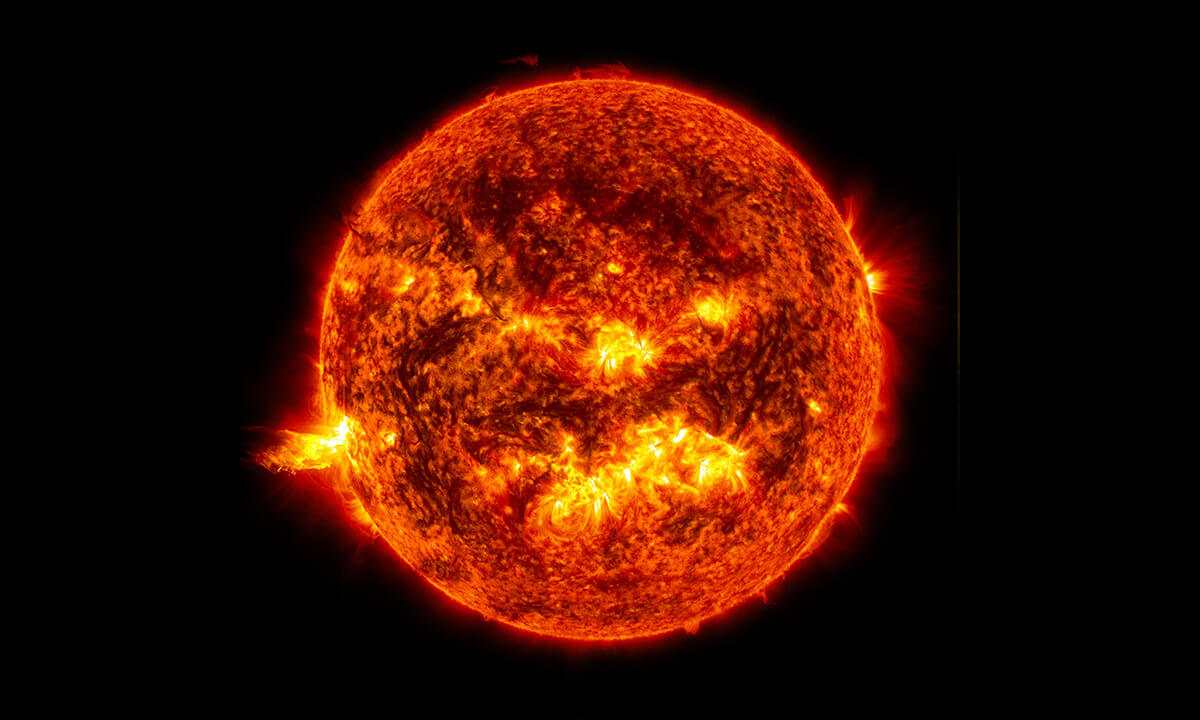
#> input picture data/images/sun.jpg, 1200 x 720 px
$ python 9_image_arithmetic.py
#> lines starting #> are read from the running program, lines starting #| are printed output that depends on the picture
#################################################################################################
#
# SPDX-License-Identifier: MIT
# Copyright (c) 2025 Nikunj Lad
#
# This script shows how to perform arithmetic operations like addition and subtraction on images.
# It also expands over the differences in Numpy and OpenCV based operations
#
#################################################################################################

__maintainer__ = "Nikunj Lad"

# import relevant libraries
import argparse
import cv2
import numpy as np
import sys
from pathlib import Path

DATA_DIR = Path(__file__).parent.parent / "data"

# Performing arithmetic operations using OpenCV causes values to be clipped if they go beyond 0 or 255.
# To understand above statement, consider if a pixel value of 100 is added to 200.
# The result is 300. But pixels cannot be larger than 255 in value.
# So OpenCV will clip the result of an addition operation to 255 if values go beyond it.
# Likewise, for a subtraction operation, say 100 is subtracted from 50 resulting in -50.
# OpenCV will clip the result at 0 and not give -50 since 0 is the lower bound for a pixel value.
# It is better to use OpenCV for arithmetic to avoid confusion.
addition = cv2.add(np.uint8([200]), np.uint8([100]))
subtraction = cv2.subtract(np.uint8([50]), np.uint8([100]))
print(f"Adding 100 and 200 using OpenCV = \n{addition}")
print(f"Subtracting 100 from 50 using OpenCV = \n{subtraction}")

# Numpy arithmetic operations causes wrap around of values if they exceed lower and upper bounds of a pixel.
# Using above example, if addition of 200 and 100 causes 300, then instead of clipping, Numpy will restart counting from 0.
# So, 200 + 100 = 255 and then start counting from 0 again.
# This gives us value of 44 (since 255 in initial count and then restarting count from 0)
# Likewise, for subtraction, 50 - 100 will restarting count down from 255 since value is lower than 0
# So, 50 - 100 = -50 and then start counting down from 255 again. This gives us 206 as result
addition = np.uint8([200]) + np.uint8([100])
subtraction = np.uint8([50]) - np.uint8([100])
print(f"Adding 100 and 200 using Numpy (wrap around)= {addition}")
print(f"Subtracting 100 from 50 using Numpy (wrap around) = {subtraction}")

# parsing command line arguments
ap = argparse.ArgumentParser()
ap.add_argument("-i", "--image", type=str, default=DATA_DIR / "images/sun.jpg", help="Input image to crop")
args = vars(ap.parse_args())

# read an image
image = cv2.imread(args["image"])
#> image is the input picture: shape (720, 1200, 3); mean B, G, R 2.2, 17.1, 61.1
cv2.imshow("Original Image", image)

# adding 100 to all pixels of an image. this will yield a brighter image
M = np.ones(image.shape, dtype=np.uint8) * 100
bright = cv2.add(image, M)
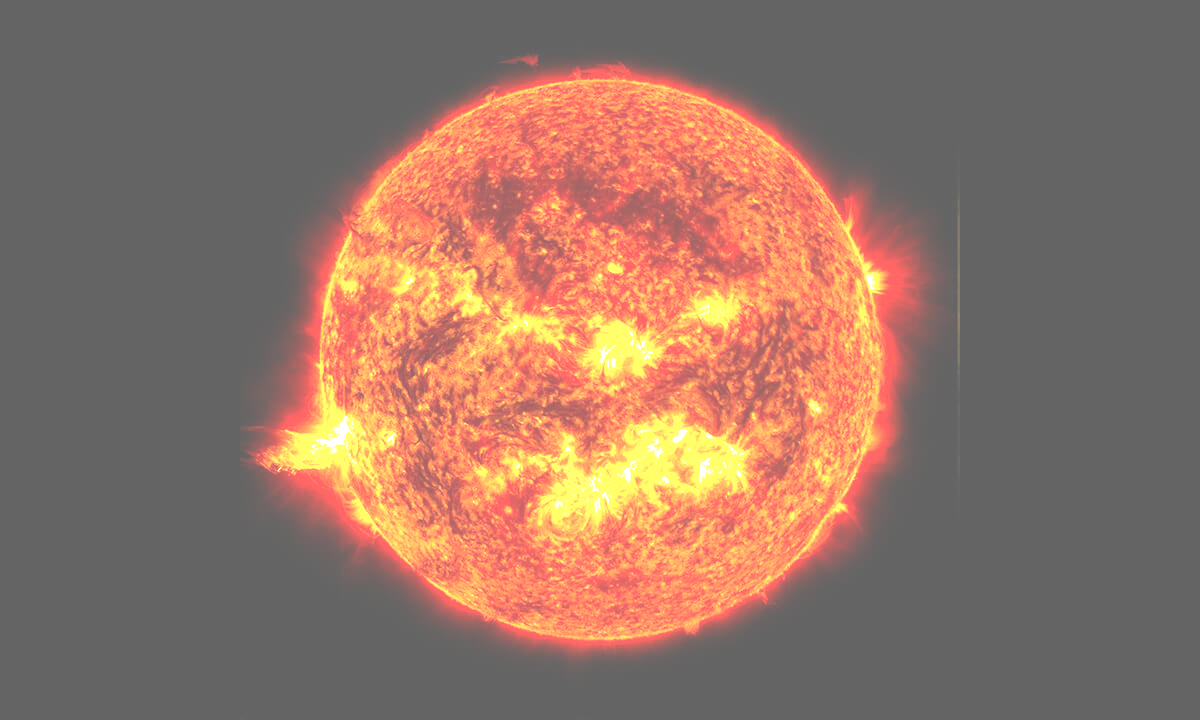
#> bright: shape (720, 1200, 3); mean B, G, R 102.1, 116.2, 148.4
cv2.imshow("Light image", bright)

# subtracting 50 from all pixels of an image. this will yield a dark image
M = np.ones(image.shape, dtype=np.uint8) * 50
dark = cv2.subtract(image, M)
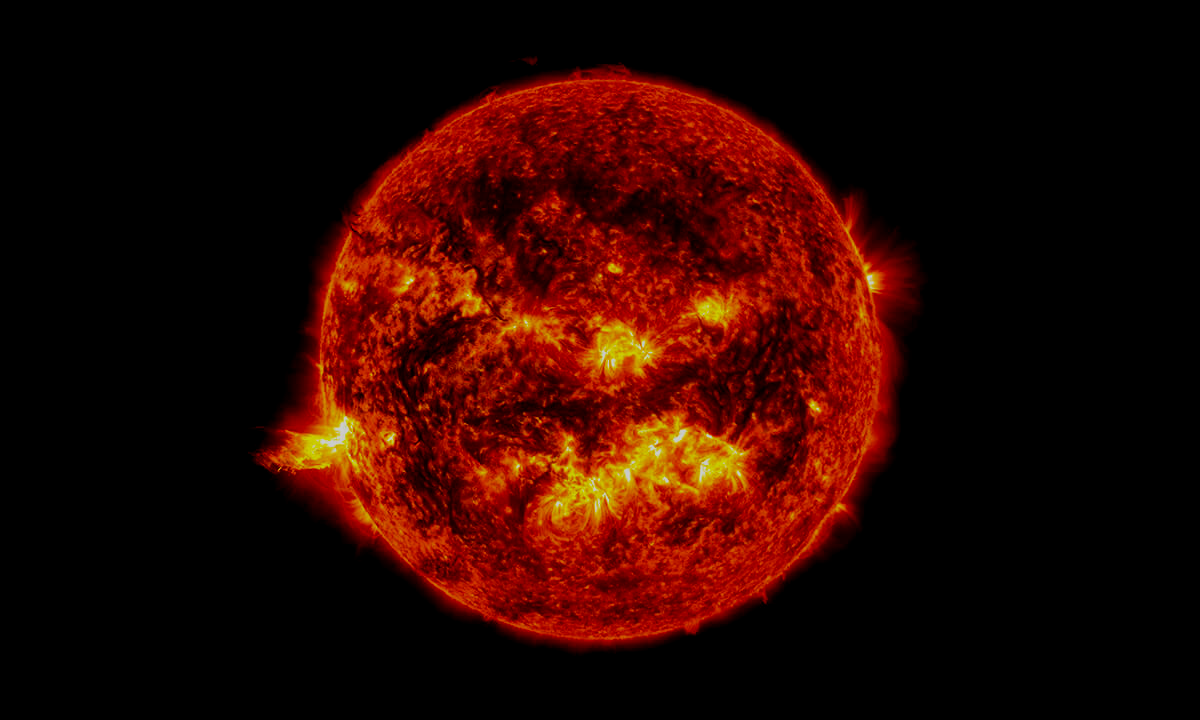
#> dark: shape (720, 1200, 3); mean B, G, R 0.3, 6.6, 43.2
cv2.imshow("Dark image", dark)

cv2.waitKey(0)
cv2.destroyAllWindows()
sys.exit(0)
#> (the program exits here)

$ run again, with data/images/andy.jpg copied over data/images/sun.jpg
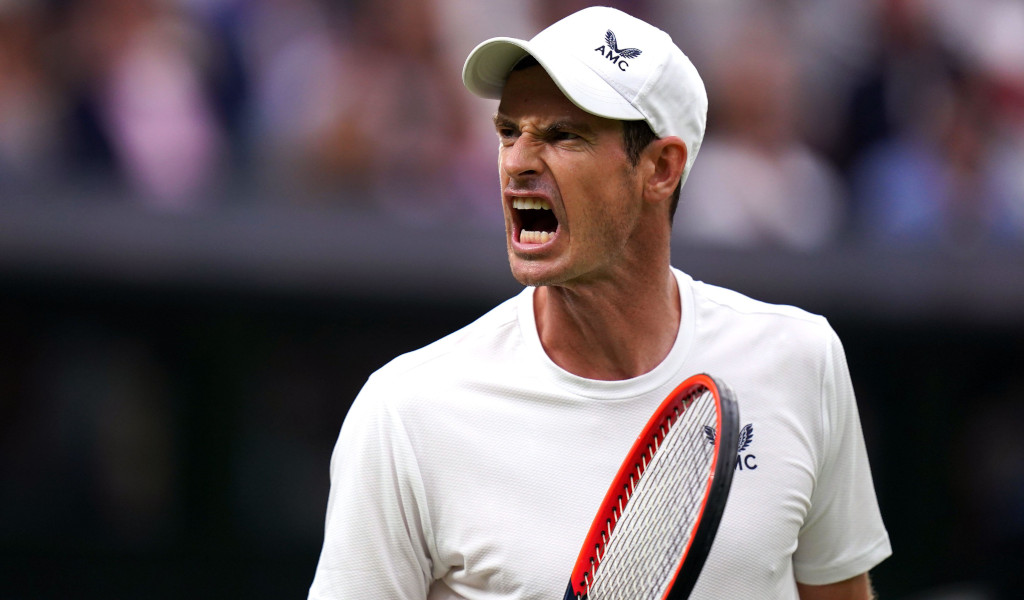
#> input picture data/images/andy.jpg, 1024 x 600 px
#> image is the input picture: shape (600, 1024, 3); mean B, G, R 98.2, 93, 103.6
#> `bright = cv2.add(image, M)`:
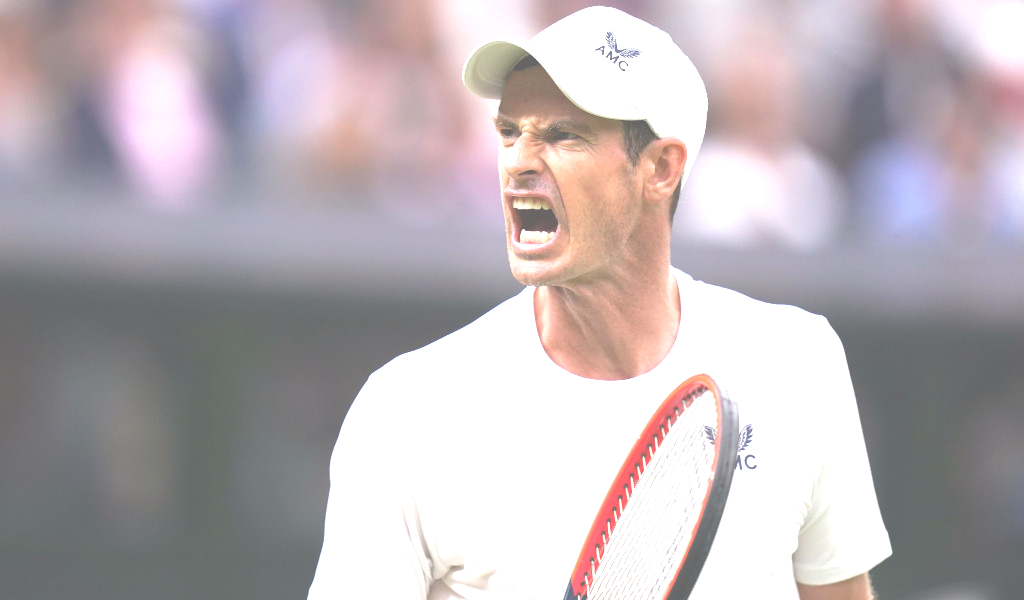
#> bright: shape (600, 1024, 3); mean B, G, R 181.8, 177.3, 186.3
#> `dark = cv2.subtract(image, M)`:
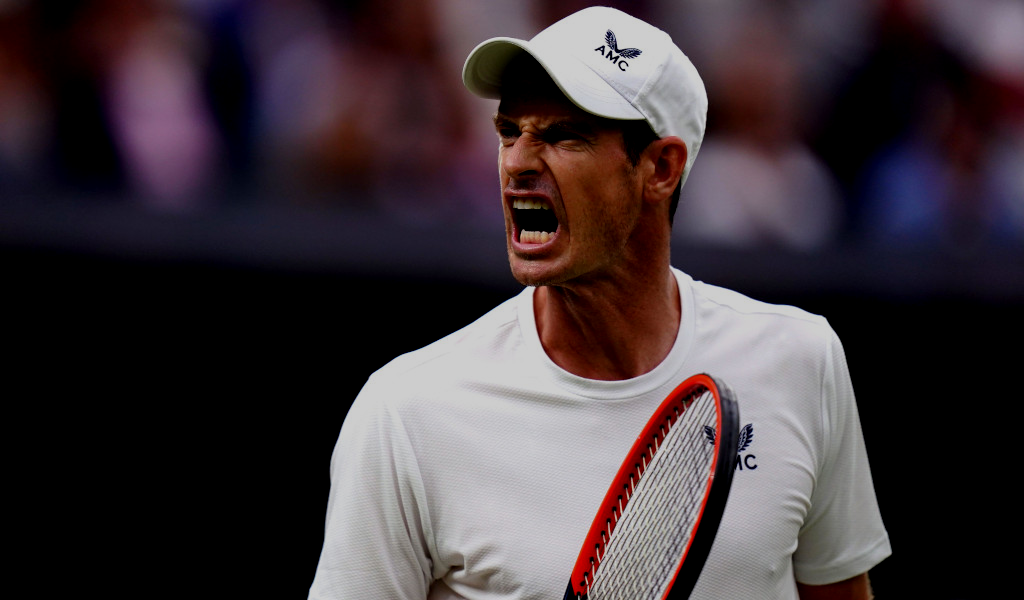
#> dark: shape (600, 1024, 3); mean B, G, R 58.8, 54.1, 64.7
